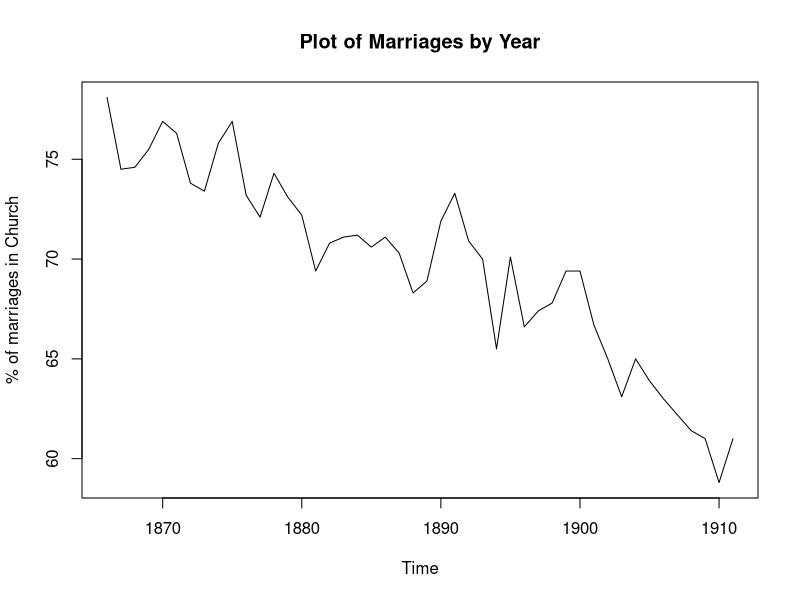
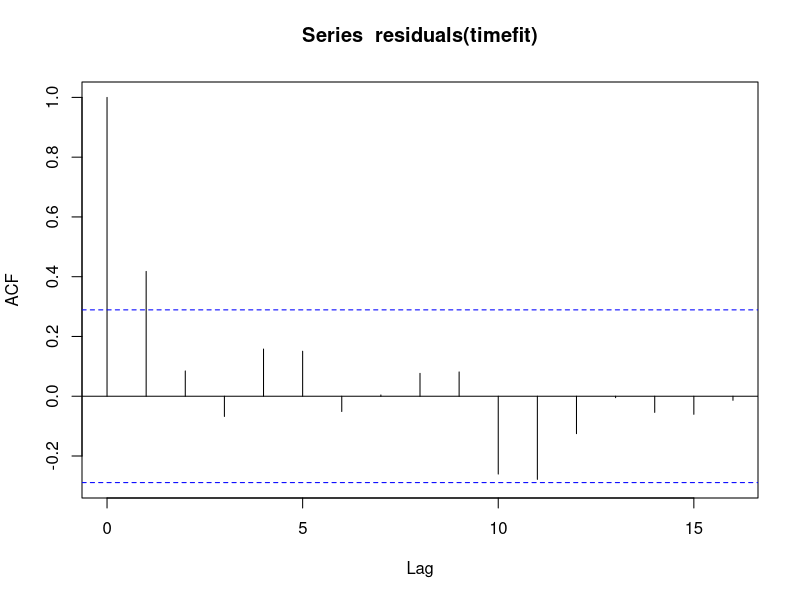
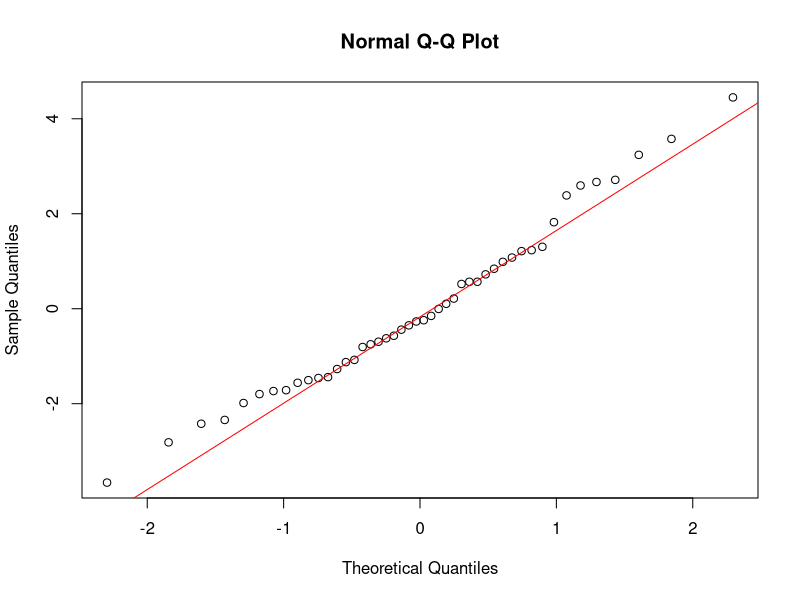
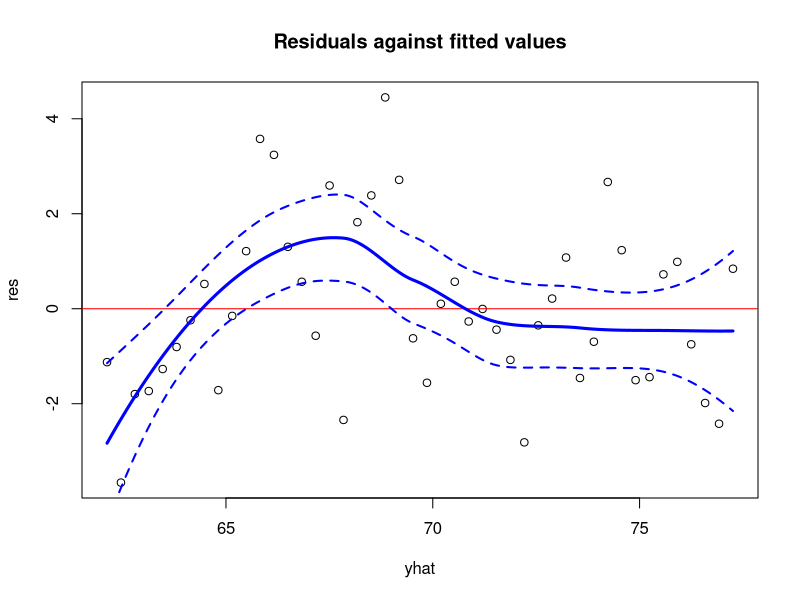
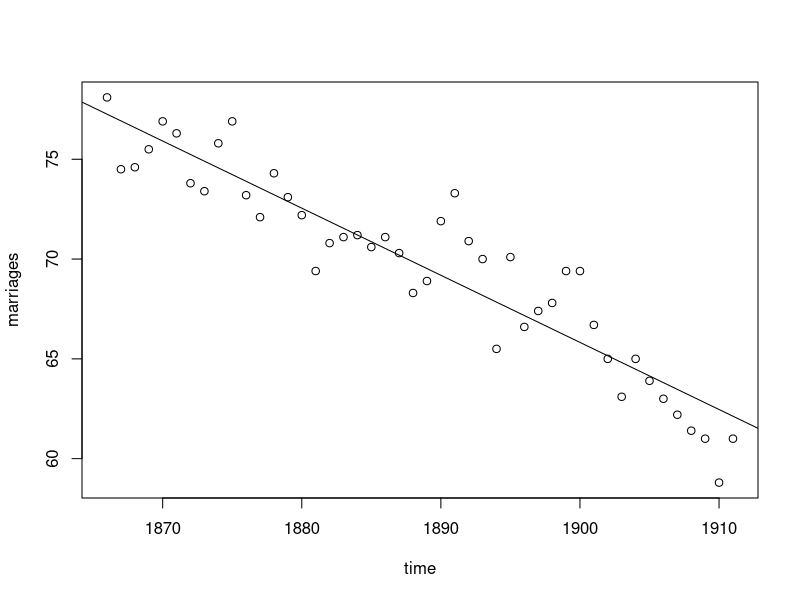
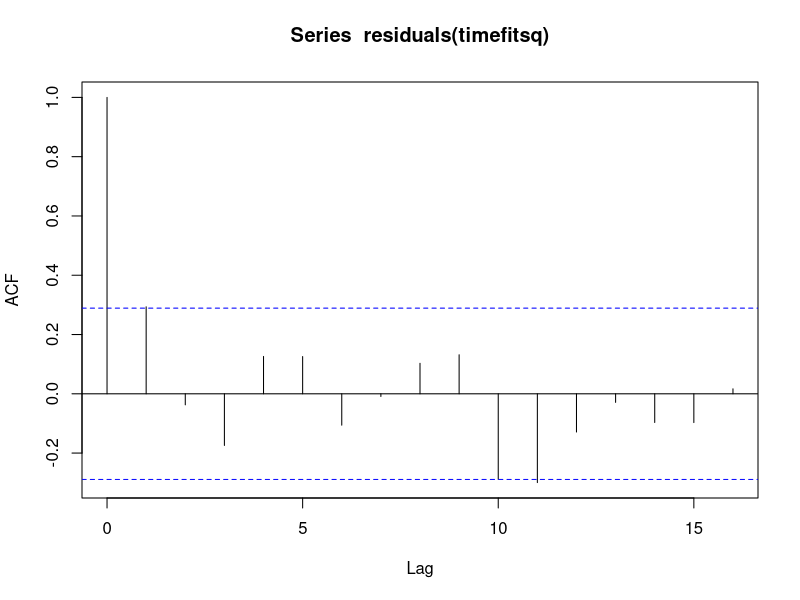
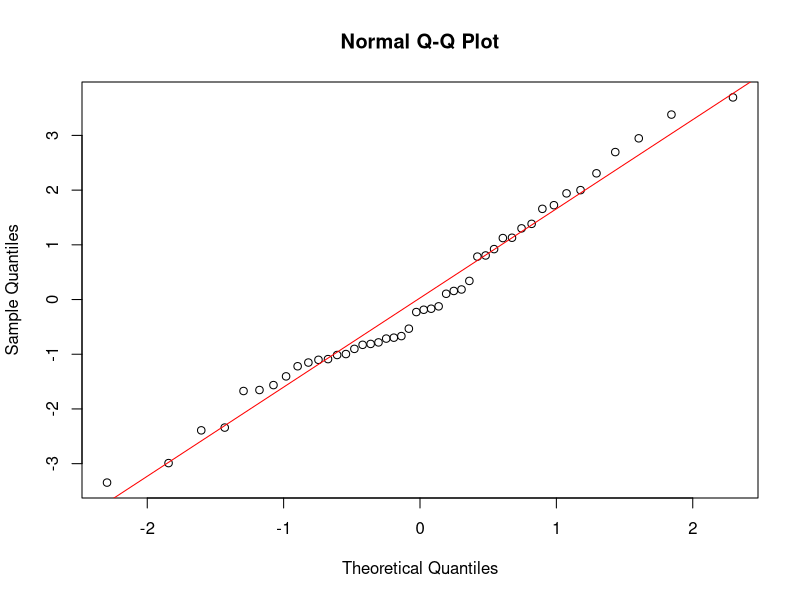
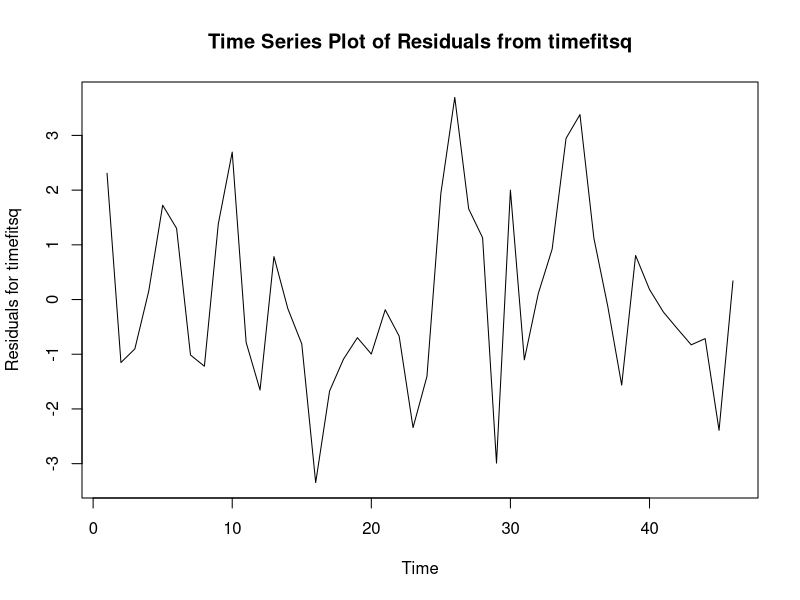

Recreate these plots in R, in order.
mortality<-scan("yule1.dat", skip=12) #ignore the first 12 rows
mortality<-ts(mortality, start=1866)
marriages<-scan("yule2.dat", skip=12)
marriages<-ts(marriages, start=1866)
time<-1866:1911

##make marriages plot
pdf("marriagesplot.pdf")
plot(marriages, ylab="% of marriages in Church", main="Plot of Marriages by Year")
dev.off()


#do regression for marriages
timefit<-lm(marriages~time)
summary(timefit)
AIC(timefit)

#make plots
pdf("acftimefit.pdf")
acf(residuals(timefit))
dev.off()

pdf("qqnormtimefit.pdf")
qqnorm(residuals(timefit))
qqline(residuals(timefit), col="red")
dev.off()

res<-timefit$residuals
yhat<-timefit$fitted.values

pdf("residtimefit.pdf")
plot(yhat,res,main="Residuals against fitted values")
abline(h=0, col="red")
loess.fit<-loess(y~x, data.frame(x=yhat,y=res)) ##compute loess fit
yhat.grid<-seq(from=min(yhat),to=max(yhat),length=200) ##generate a sequence for fitted values, ranging from min to max, 200 points
tmp<-predict(loess.fit,newdata=data.frame(x=yhat.grid),
se=T) ##compute the predicted values from loess fit based on values of yhat above. se=T means to compute standard errors for loess fit.
lines(yhat.grid,tmp$fit,lwd=3, col="blue")
lines(yhat.grid,tmp$fit-2*tmp$se.fit, lwd=2, lty=2, col="blue")
lines(yhat.grid,tmp$fit+2*tmp$se.fit, lwd=2, lty=2, col="blue")
dev.off()

pdf("reglinetimefit.pdf")
plot(time,marriages)
abline(timefit)
dev.off()


timesq<-time^2
#do regression
timefitsq<-lm(marriages~time+timesq)
anova(timefitsq) 
summary(timefitsq)
AIC(timefitsq)

#make plots
pdf("acftimefitsq.pdf")
acf(residuals(timefitsq))
dev.off()

pdf("qqnormtimefitsq.pdf")
qqnorm(residuals(timefitsq))
qqline(residuals(timefitsq), col="red")
dev.off()

pdf("restimefitsq.pdf")
plot(ts(residuals(timefitsq)), ylab="Residuals for timefitsq", main="Time Series Plot of Residuals from timefitsq")
dev.off()

res<-timefitsq$residuals
yhat<-timefitsq$fitted.values

pdf("residtimefitsq.pdf")
plot(yhat,res,main="Residuals against fitted values")
abline(h=0, col="red")
loess.fit<-loess(y~x, data.frame(x=yhat,y=res)) ##compute loess fit
yhat.grid<-seq(from=min(yhat),to=max(yhat),length=200) ##generate a sequence for fitted values, ranging from min to max, 200 points
tmp<-predict(loess.fit,newdata=data.frame(x=yhat.grid),
se=T) ##compute the predicted values from loess fit based on values of yhat above. se=T means to compute standard errors for loess fit.
lines(yhat.grid,tmp$fit,lwd=3, col="blue")
lines(yhat.grid,tmp$fit-2*tmp$se.fit, lwd=2, lty=2, col="blue")
lines(yhat.grid,tmp$fit+2*tmp$se.fit, lwd=2, lty=2, col="blue")
dev.off()


comparefit<-lm(marriages~mortality)
anova(comparefit)
summary(comparefit)
AIC(comparefit)

#make plots

pdf("acfcomparefit.pdf")
acf(residuals(comparefit))
dev.off()

pdf("qqnormcomparefit.pdf")
qqnorm(residuals(comparefit))
qqline(residuals(comparefit), col="red")
dev.off()

res<-comparefit$residuals
yhat<-comparefit$fitted.values

pdf("residcomparefit.pdf")
plot(yhat,res,main="Residuals against fitted values")
abline(h=0, col="red")
loess.fit<-loess(y~x, data.frame(x=yhat,y=res)) ##compute loess fit
yhat.grid<-seq(from=min(yhat),to=max(yhat),length=200) ##generate a sequence for fitted values, ranging from min to max, 200 points
tmp<-predict(loess.fit,newdata=data.frame(x=yhat.grid),
se=T) ##compute the predicted values from loess fit based on values of yhat above. se=T means to compute standard errors for loess fit.
lines(yhat.grid,tmp$fit,lwd=3, col="blue")
lines(yhat.grid,tmp$fit-2*tmp$se.fit, lwd=2, lty=2, col="blue")
lines(yhat.grid,tmp$fit+2*tmp$se.fit, lwd=2, lty=2, col="blue")
dev.off()



comparetimefit<-lm(marriages~mortality+time)
anova(comparetimefit)
summary(comparetimefit)
AIC(comparetimefit)

#make plots
pdf("acfcomparetimefit.pdf")
acf(residuals(comparetimefit))
dev.off()

pdf("qqnormcomparetimefit.pdf")
qqnorm(residuals(comparetimefit))
qqline(residuals(comparetimefit), col="red")
dev.off()

res<-comparetimefit$residuals
yhat<-comparetimefit$fitted.values

pdf("residcomparetimefit.pdf")
plot(yhat,res,main="Residuals against fitted values")
abline(h=0, col="red")
loess.fit<-loess(y~x, data.frame(x=yhat,y=res)) ##compute loess fit
yhat.grid<-seq(from=min(yhat),to=max(yhat),length=200) ##generate a sequence for fitted values, ranging from min to max, 200 points
tmp<-predict(loess.fit,newdata=data.frame(x=yhat.grid),
se=T) ##compute the predicted values from loess fit based on values of yhat above. se=T means to compute standard errors for loess fit.
lines(yhat.grid,tmp$fit,lwd=3, col="blue")
lines(yhat.grid,tmp$fit-2*tmp$se.fit, lwd=2, lty=2, col="blue")
lines(yhat.grid,tmp$fit+2*tmp$se.fit, lwd=2, lty=2, col="blue")
dev.off()
